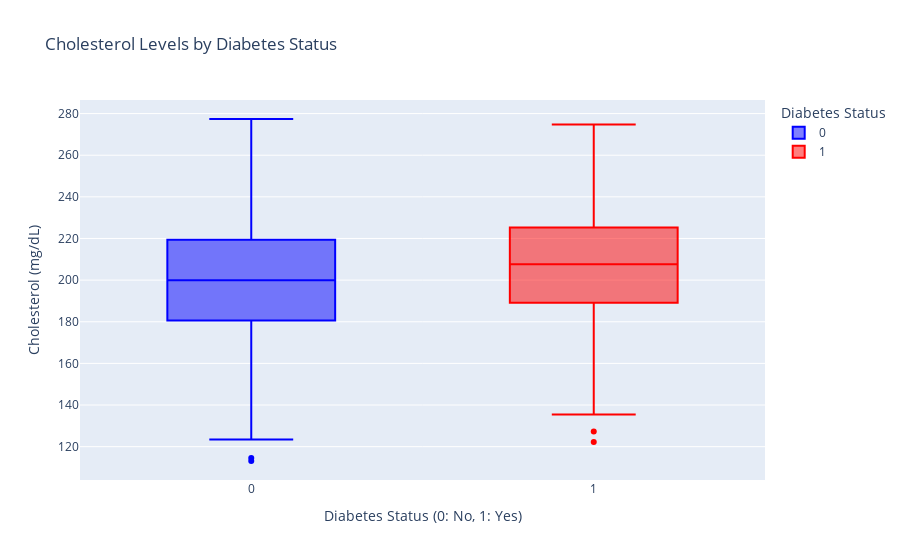

The code cell stored with this chart in its notebook:
### Markdown cell above
## 3. Cholesterol levels by Diabetes State

### Code cell
# 3. Cholesterol levels by Diabetes State
fig3 = px.box(df, x="Diabetes_State", y="Cholesterol", 
             color="Diabetes_State",
             color_discrete_map={0: "blue", 1: "red"},
             labels={"Diabetes_State": "Diabetes Status"},
             title="Cholesterol Levels by Diabetes Status")
fig3.update_layout(xaxis_title="Diabetes Status (0: No, 1: Yes)", yaxis_title="Cholesterol (mg/dL)")

### Figure 1 — Plotly figure (JSON) as saved in the notebook; plotly's stock layout.template omitted (floating-point values rounded to 4 significant figures; data arrays with more than 128 entries replaced by an {"elided": "..."} marker saying what was removed)
{"data": [{"alignmentgroup": "True", "hovertemplate": "Diabetes Status=%{x}<br>Cholesterol=%{y}<extra></extra>", "legendgroup": "0", "marker": {"color": "blue"}, "name": "0", "notched": false, "offsetgroup": "0", "orientation": "v", "showlegend": true, "type": "box", "x": {"elided": "346 int values"}, "x0": " ", "xaxis": "x", "y": {"elided": "346 float values"}, "y0": " ", "yaxis": "y"}, {"alignmentgroup": "True", "hovertemplate": "Diabetes Status=%{x}<br>Cholesterol=%{y}<extra></extra>", "legendgroup": "1", "marker": {"color": "red"}, "name": "1", "notched": false, "offsetgroup": "1", "orientation": "v", "showlegend": true, "type": "box", "x": {"elided": "154 int values"}, "x0": " ", "xaxis": "x", "y": {"elided": "154 float values"}, "y0": " ", "yaxis": "y"}], "layout": {"boxmode": "overlay", "legend": {"title": {"text": "Diabetes Status"}, "tracegroupgap": 0}, "title": {"text": "Cholesterol Levels by Diabetes Status"}, "xaxis": {"anchor": "y", "categoryarray": [0, 1], "categoryorder": "array", "domain": [0, 1], "title": {"text": "Diabetes Status (0: No, 1: Yes)"}}, "yaxis": {"anchor": "x", "domain": [0, 1], "title": {"text": "Cholesterol (mg/dL)"}}}}
